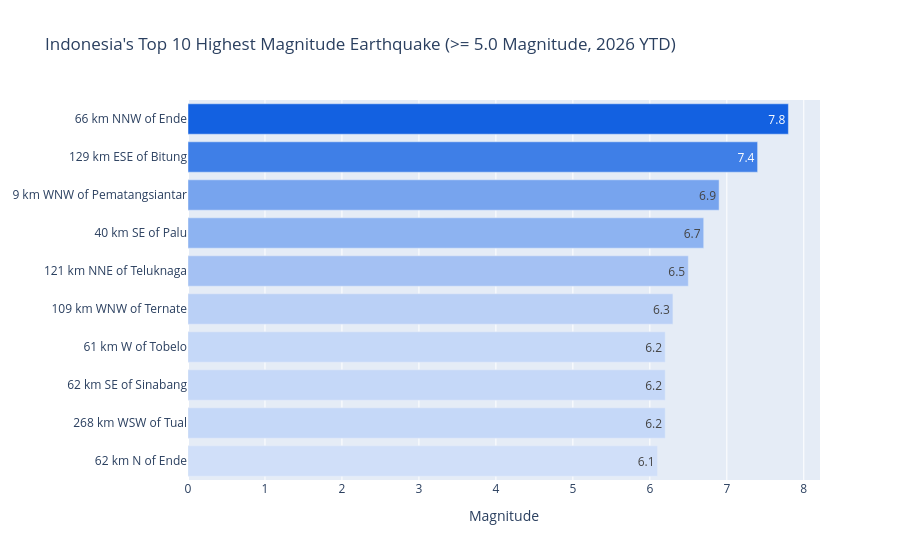

This figure's notebook cell:
### Markdown cell above
#### 05. TOP 10 INDONESIA'S BIGGEST EARTHQUAKE

### Code cell
# 5. Top 10 Biggest Eq 2026 ytd
# df_clean['date_clean'] = df_clean['time'].dt.strftime('%Y-%m-%d')
# country_name = 'Indonesia'
# df_indonesia = df_clean[df_clean['place'].str.contains(country_name, case=False, na=False)]
# df_indonesia['place_clean'] = df_indonesia['place'].str.replace(', Indonesia', '', regex=False)

df_top10 = df_indonesia.sort_values(by='magnitude', ascending=False).head(10)

title = "Indonesia's Top 10 Highest Magnitude Earthquake (>= 5.0 Magnitude, 2026 YTD)"

fig = px.bar(
    data_frame=df_top10,
    x='magnitude',
    y='place_clean',
    title=title,
    orientation='h',
    text='magnitude',
    color='magnitude',
    color_continuous_scale=['#d0dff9', '#1361e1'],
    hover_name='place',
    hover_data={
        'magnitude': ': .1f',
        'date_clean': '|%Y-%m-%d',
        'latitude':': .2f',
        'longitude':': .2f',
        'place_clean': False
    },
    labels={
        'date_clean': 'Date',
        'magnitude': 'Magnitude',
        'latitude': 'Latitude',
        'longitude': 'Longitude'
    },
)

fig.update_layout(xaxis_title='Magnitude', yaxis_title=None, coloraxis_showscale=False)
fig.update_yaxes(autorange='reversed')

# fig.write_html("charts/05_eq_ina_top10.html")
# fig.write_image("charts/05_eq_ina_top10.png", width=1200, height=700, scale=2)
fig.show()

### Figure 1 — Plotly figure (JSON) as saved in the notebook; plotly's stock layout.template omitted (floating-point values rounded to 4 significant figures)
{"data": [{"customdata": [["2026-08-14", -8.336, 121.3], ["2026-04-01", 1.093, 126.2], ["2026-08-15", 2.986, 98.99], ["2026-06-16", -1.173, 120.1], ["2026-09-11", -5.027, 106.9], ["2026-04-02", 1.167, 126.5], ["2026-07-03", 1.783, 127.5], ["2026-03-03", 2.008, 96.69], ["2026-05-14", -6.15, 130.4], ["2026-08-14", -8.29, 121.6]], "hovertemplate": "<b>%{hovertext}</b><br><br>Magnitude=%{marker.color: .1f}<br>Date=%{customdata[0]|%Y-%m-%d}<br>Latitude=%{customdata[1]: .2f}<br>Longitude=%{customdata[2]: .2f}<extra></extra>", "hovertext": ["66 km NNW of Ende, Indonesia", "129 km ESE of Bitung, Indonesia", "9 km WNW of Pematangsiantar, Indonesia", "40 km SE of Palu, Indonesia", "121 km NNE of Teluknaga, Indonesia", "109 km WNW of Ternate, Indonesia", "61 km W of Tobelo, Indonesia", "62 km SE of Sinabang, Indonesia", "268 km WSW of Tual, Indonesia", "62 km N of Ende, Indonesia"], "legendgroup": "", "marker": {"color": [7.8, 7.4, 6.9, 6.7, 6.5, 6.3, 6.2, 6.2, 6.2, 6.1], "coloraxis": "coloraxis", "pattern": {"shape": ""}}, "name": "", "orientation": "h", "showlegend": false, "text": [7.8, 7.4, 6.9, 6.7, 6.5, 6.3, 6.2, 6.2, 6.2, 6.1], "textposition": "auto", "type": "bar", "x": [7.8, 7.4, 6.9, 6.7, 6.5, 6.3, 6.2, 6.2, 6.2, 6.1], "xaxis": "x", "y": ["66 km NNW of Ende", "129 km ESE of Bitung", "9 km WNW of Pematangsiantar", "40 km SE of Palu", "121 km NNE of Teluknaga", "109 km WNW of Ternate", "61 km W of Tobelo", "62 km SE of Sinabang", "268 km WSW of Tual", "62 km N of Ende"], "yaxis": "y"}], "layout": {"barmode": "relative", "coloraxis": {"autocolorscale": false, "colorbar": {"title": {"text": "Magnitude"}}, "colorscale": [[0, "#d0dff9"], [1, "#1361e1"]], "showscale": false}, "legend": {"tracegroupgap": 0}, "title": {"text": "Indonesia's Top 10 Highest Magnitude Earthquake (>= 5.0 Magnitude, 2026 YTD)"}, "xaxis": {"anchor": "y", "domain": [0, 1], "title": {"text": "Magnitude"}}, "yaxis": {"anchor": "x", "autorange": "reversed", "domain": [0, 1], "title": {}}}}
